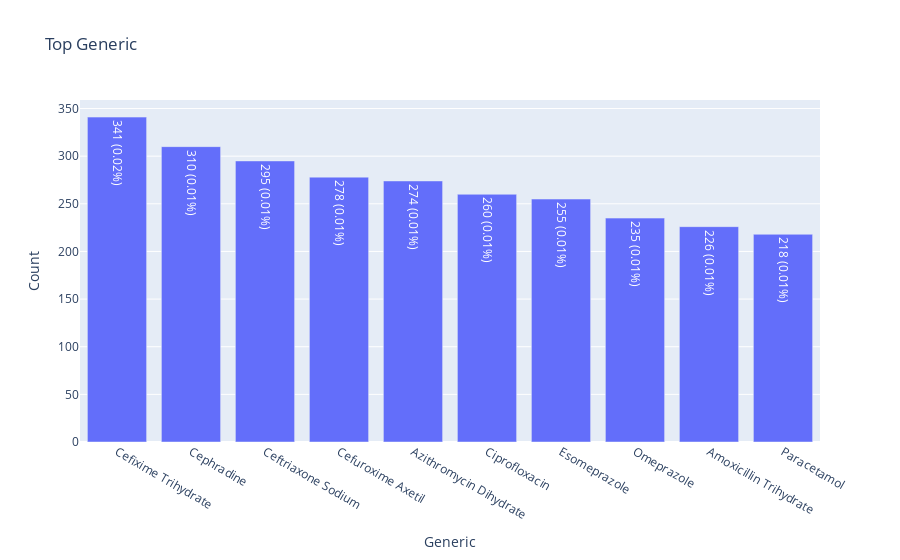

Source (notebook cell):
### Markdown cell above
## Top Generics

### Code cell
col_name = 'generic'
top_plot(col_name, 10)

### Figure 1 — Plotly figure (JSON) as saved in the notebook; plotly's stock layout.template omitted (floating-point values rounded to 4 significant figures)
{"data": [{"alignmentgroup": "True", "hovertemplate": "Generic=%{x}<br>counts=%{y}<br>count_pct=%{text}<extra></extra>", "legendgroup": "", "marker": {"color": "#636efa", "pattern": {"shape": ""}}, "name": "", "offsetgroup": "", "orientation": "v", "showlegend": false, "text": ["341 (0.02%)", "310 (0.01%)", "295 (0.01%)", "278 (0.01%)", "274 (0.01%)", "260 (0.01%)", "255 (0.01%)", "235 (0.01%)", "226 (0.01%)", "218 (0.01%)"], "textposition": "auto", "type": "bar", "x": ["Cefixime Trihydrate", "Cephradine", "Ceftriaxone Sodium", "Cefuroxime Axetil", "Azithromycin Dihydrate", "Ciprofloxacin", "Esomeprazole", "Omeprazole", "Amoxicillin Trihydrate", "Paracetamol"], "xaxis": "x", "y": [341, 310, 295, 278, 274, 260, 255, 235, 226, 218], "yaxis": "y"}], "layout": {"barmode": "relative", "legend": {"tracegroupgap": 0}, "title": {"text": "Top Generic"}, "xaxis": {"anchor": "y", "domain": [0.0, 1.0], "title": {"text": "Generic"}}, "yaxis": {"anchor": "x", "domain": [0.0, 1.0], "title": {"text": "Count"}}}}
